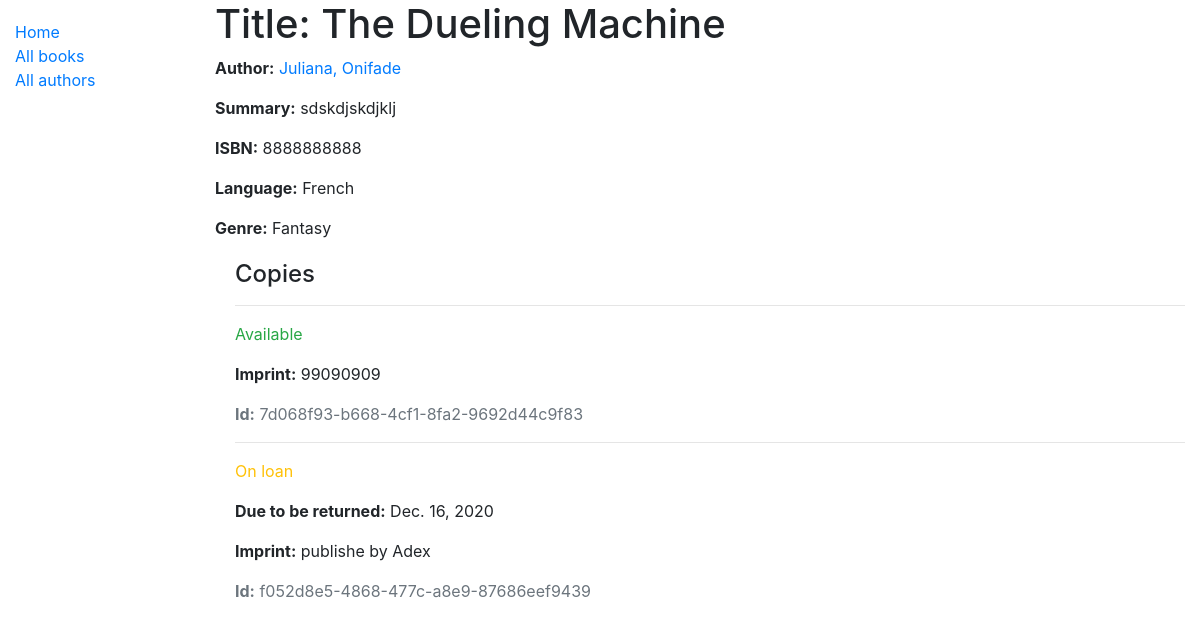
/catalog/book/2, run on the app's committed database.
### catalog/models.py (models this page shows, shortened)
class Book(models.Model):
    title = models.CharField(max_length=200)
    author = models.ForeignKey('Author', on_delete=models.SET_NULL, null=True)
    summary = models.TextField(max_length=1000, help_text='Enter a brief description of the book')
    isbn = models.CharField('ISBN', max_length=13, unique=True,
                            help_text='13 Character <a href="https://www.isbn-international.org/content/what-isbn">ISBN number</a>')
    genre = models.ManyToManyField(Genre, help_text='Select a genre for this book')
    language = models.ForeignKey('Language', on_delete=models.SET_NULL, null=True)
    def display_genre(self):
        """Create a string for the Genre. This is required to display genre in Admin."""
        return ', '.join(genre.name for genre in self.genre.all()[:3])
    display_genre.short_description = 'Genre'

class Author(models.Model):
    first_name = models.CharField(max_length=100)
    last_name = models.CharField(max_length=100)
    date_of_birth = models.DateField(null=True, blank=True)
    date_of_death = models.DateField('Died', null=True, blank=True)
    class Meta:
        ordering = ['last_name', 'first_name']
    def __str__(self):
        return f'{self.last_name}, {self.first_name}'

class Language(models.Model):
    name = models.CharField(
            max_length=200,
            help_text="Enter the book's natural language (e.g. English, French, Japanese etc.)"
        )
    def __str__(self):
        return self.name

class Genre(models.Model):
    name = models.CharField(max_length=200, help_text='Enter a book genre (e.g Science Fiction)')
    def __str__(self):
        return self.name

class BookInstance(models.Model):
    id = models.UUIDField(primary_key=True, default=uuid.uuid4, help_text='Unique ID for this particular book across whole library')
    book = models.ForeignKey('Book', on_delete=models.SET_NULL, null=True)
    imprint = models.CharField(max_length=200)
    due_back = models.DateField(null=True, blank=True)
    LOAN_STATUS = (
        ('m', 'Maintenance'),
        ('o', 'On loan'),
        ('a', 'Available'),
        ('r', 'Reserved'),
    )
    status = models.CharField(
        max_length=1,
        choices=LOAN_STATUS,
        blank='m',
        help_text='Book availabilty'
    )
    class Meta:
        ordering = ['due_back']

### catalog/views.py (the view)
# urls.py: path('book/<int:pk>', views.BookDetailView.as_view(), name='book-detail'),
class BookDetailView(generic.DetailView):
    model = Book

### catalog/templates/catalog/book_detail.html
{% extends 'base_generic.html' %}
{% block content %}
  <h1>Title: {{ book.title }}</h1>
  <p><strong>Author:</strong> <a href="#"> {{ book.author }}</a></p>
  <p><strong>Summary:</strong> {{ book.summary}} </p>
  <p><strong>ISBN:</strong> {{ book.isbn}} </p>
  <p><strong>Language:</strong> {{ book.language}}</p>
  <p><strong>Genre:</strong> {{ book.genre.all|join:", "}}</p>
  <div style="margin-left:20px;margin-top:20px">
    <h4>Copies</h4>
    {% for copy in book.bookinstance_set.all %}
      <hr>
      <p class="{% if copy.status == 'a' %} text-success {% elif copy.status == 'm' %} text-danger {% else %} text-warning {% endif %}">
        {{ copy.get_status_display}}
      </p>
      {% if copy.status != 'a' %}
        <p><strong>Due to be returned:</strong> {{ copy.due_back }}</p>
      {% endif %}
      <p><strong>Imprint:</strong> {{ copy.imprint }}</p>
      <p class="text-muted"><strong>Id:</strong> {{ copy.id}} </p>
    {% endfor %}
  </div>
{% endblock %}

### data on the page
Book: title "The Dueling Machine", author "Juliana, Onifade", summary "sdskdjskdjklj", isbn "8888888888", language "French", genre.all "Fantasy"
BookInstance: status "Available", imprint "99090909", id "7d068f93-b668-4cf1-8fa2-9692d44c9f83"
BookInstance: status "On loan", due_back "Dec. 16, 2020", imprint "publishe by Adex", id "f052d8e5-4868-477c-a8e9-87686eef9439"
